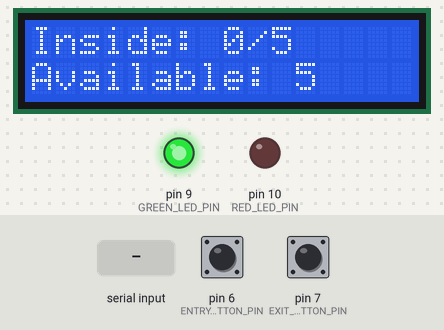
A sketch run on a simulated Arduino Uno, built with avr-gcc and run on an emulated ATmega328P. Parts: 16×2 character LCD, output pins drawn as LEDs (lit = HIGH). The test bench sets the inputs (shaded band); at power-on: pin 6 (ENTRY_BUTTON_PIN) HIGH, pin 7 (EXIT_BUTTON_PIN) HIGH. What the sketch prints to the serial monitor is not drawn.

Above: at 1.5 s.
1.6 s: pin 6 (ENTRY_BUTTON_PIN) pulled LOW for 0.15 s
At 2.5 s:
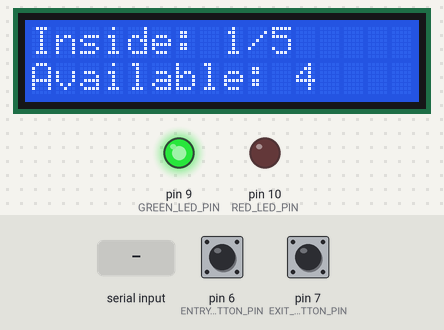
3.4 s: pin 6 (ENTRY_BUTTON_PIN) pulled LOW for 1 s
At 4.4 s:
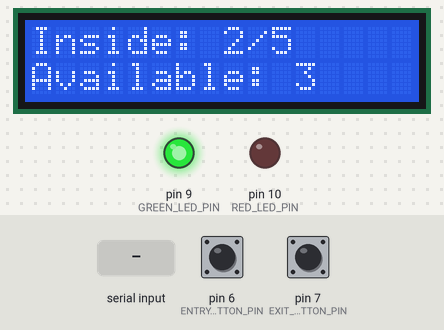
5.9 s: pin 7 (EXIT_BUTTON_PIN) pulled LOW for 0.15 s
At 7.3 s:
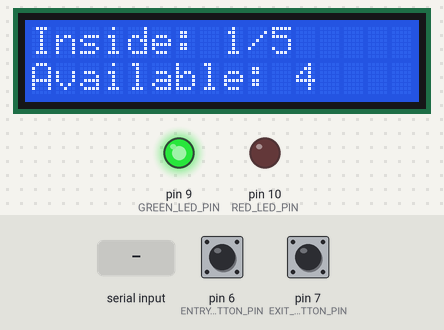
7.6 s: "r\n" received over Serial
At 8.7 s:
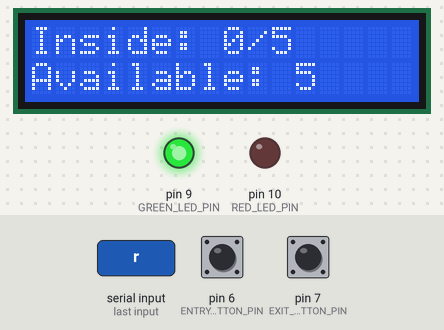
Timing chart, 0 to 10.6 s (numbered marks = the images above; inputs shaded):
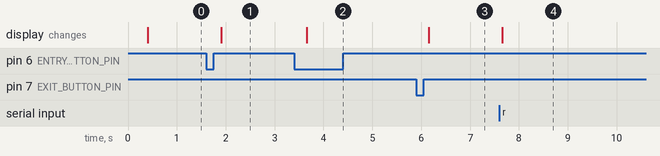

Measured:
- after the input at 1.6 s, the display: changes after 0.31 s (image 1)
- after the input at 3.4 s, the display: changes after 0.26 s (image 2)
- after the input at 5.9 s, the display: changes after 0.26 s (image 3)
- after the input at 7.6 s, the display: changes after 0.06 s (image 4)

The sketch:

occupancy_monitor.ino
```cpp
#include <Adafruit_LiquidCrystal.h>

#define ENTRY_BUTTON_PIN 6
#define EXIT_BUTTON_PIN 7
#define GREEN_LED_PIN 9
#define RED_LED_PIN 10
#define MAX_CAPACITY 5
#define DEBOUNCE_DELAY 50
#define LCD_UPDATE_INTERVAL 250
#define LCD_COLUMNS 16
#define LCD_ROWS 2
#define SERIAL_BAUD_RATE 9600
#define MESSAGE_LENGTH 64

struct OccupancyInfo {
    int current_count;
    int max_capacity;
    int total_entries;
    int total_exits;
    int rejected_entries;
    int rejected_exits;
    int peak_count;
};

struct Button {
    int pin;
    int last_reading;
    int stable_state;
    unsigned long last_change_time;
};

// 0 selects the LCD's default I2C address (0x20), which is the Tinkercad default
Adafruit_LiquidCrystal lcd(0);
struct OccupancyInfo *occupancy = NULL;
unsigned long last_lcd_update = 0;
struct Button entry_button = {ENTRY_BUTTON_PIN, HIGH, HIGH, 0};
struct Button exit_button = {EXIT_BUTTON_PIN, HIGH, HIGH, 0};

// Allocates a new occupancy record with every counter at zero. Returns NULL if memory ran out.
struct OccupancyInfo *create_occupancy_record(int max_capacity)
{
    struct OccupancyInfo *record = (struct OccupancyInfo *) calloc(1, sizeof(struct OccupancyInfo));

    if (record != NULL) {
        record->max_capacity = max_capacity;
    }
    return record;
}

// Returns how many more people are allowed in
int remaining_capacity(const struct OccupancyInfo *info)
{
    return info->max_capacity - info->current_count;
}

// Prints all counters to the Serial Monitor
void print_statistics(const struct OccupancyInfo *info)
{
    char message[MESSAGE_LENGTH];

    Serial.println("----- OCCUPANCY STATISTICS -----");
    snprintf(message, MESSAGE_LENGTH, "People inside     : %d / %d", info->current_count, info->max_capacity);
    Serial.println(message);
    snprintf(message, MESSAGE_LENGTH, "Places available  : %d", remaining_capacity(info));
    Serial.println(message);
    snprintf(message, MESSAGE_LENGTH, "Total entries     : %d", info->total_entries);
    Serial.println(message);
    snprintf(message, MESSAGE_LENGTH, "Total exits       : %d", info->total_exits);
    Serial.println(message);
    snprintf(message, MESSAGE_LENGTH, "Rejected entries  : %d", info->rejected_entries);
    Serial.println(message);
    snprintf(message, MESSAGE_LENGTH, "Rejected exits    : %d", info->rejected_exits);
    Serial.println(message);
    snprintf(message, MESSAGE_LENGTH, "Peak occupancy    : %d", info->peak_count);
    Serial.println(message);
    Serial.println("--------------------------------");
}

// Returns true once for each real press. A reading only counts after it stays the same
// for DEBOUNCE_DELAY milliseconds, because a pressed button bounces between HIGH and LOW.
bool button_was_pressed(struct Button *button)
{
    int reading = digitalRead(button->pin);
    bool pressed = false;

    if (reading != button->last_reading) {
        button->last_change_time = millis();
        button->last_reading = reading;
    }

    if (millis() - button->last_change_time >= DEBOUNCE_DELAY && reading != button->stable_state) {
        button->stable_state = reading;
        // With INPUT_PULLUP the pin reads LOW while the button is held down
        if (button->stable_state == LOW) {
            pressed = true;
        }
    }
    return pressed;
}

// Adds one person if there is room, otherwise rejects the entry
void record_entry(struct OccupancyInfo *info)
{
    char message[MESSAGE_LENGTH];

    if (info->current_count >= info->max_capacity) {
        info->rejected_entries++;
        snprintf(message, MESSAGE_LENGTH, "ERROR: entry rejected, the facility is full (%d / %d).",
                 info->current_count, info->max_capacity);
        Serial.println(message);
        return;
    }

    info->current_count++;
    info->total_entries++;
    if (info->current_count > info->peak_count) {
        info->peak_count = info->current_count;
    }

    snprintf(message, MESSAGE_LENGTH, "ENTRY: %d inside, %d place(s) left.", info->current_count,
             remaining_capacity(info));
    Serial.println(message);
    if (info->current_count == info->max_capacity) {
        Serial.println("WARNING: maximum capacity reached. New entries will be rejected.");
    }
}

// Removes one person if anyone is inside, otherwise rejects the exit
void record_exit(struct OccupancyInfo *info)
{
    char message[MESSAGE_LENGTH];

    if (info->current_count <= 0) {
        info->rejected_exits++;
        Serial.println("ERROR: exit rejected, nobody is inside.");
        return;
    }

    info->current_count--;
    info->total_exits++;
    snprintf(message, MESSAGE_LENGTH, "EXIT: %d inside, %d place(s) left.", info->current_count,
             remaining_capacity(info));
    Serial.println(message);
}

// Green means there is room, red means the facility is full
void update_leds(const struct OccupancyInfo *info)
{
    if (info->current_count >= info->max_capacity) {
        digitalWrite(GREEN_LED_PIN, LOW);
        digitalWrite(RED_LED_PIN, HIGH);
    } else {
        digitalWrite(GREEN_LED_PIN, HIGH);
        digitalWrite(RED_LED_PIN, LOW);
    }
}

// Writes one full LCD row. The text is padded with spaces so old characters are overwritten,
// which avoids the flicker that lcd.clear() causes on every refresh.
void print_lcd_row(int row, const char *text)
{
    char padded[LCD_COLUMNS + 1];

    snprintf(padded, LCD_COLUMNS + 1, "%-16s", text);
    lcd.setCursor(0, row);
    lcd.print(padded);
}

// Shows the number of people inside and the places left
void update_lcd(const struct OccupancyInfo *info)
{
    char line[LCD_COLUMNS + 1];

    snprintf(line, LCD_COLUMNS + 1, "Inside: %d/%d", info->current_count, info->max_capacity);
    print_lcd_row(0, line);

    if (remaining_capacity(info) == 0) {
        print_lcd_row(1, "FULL - No entry");
    } else {
        snprintf(line, LCD_COLUMNS + 1, "Available: %d", remaining_capacity(info));
        print_lcd_row(1, line);
    }
}

// Replaces the record with a fresh one. The new record is made first, so if memory runs out
// the old record is kept and nothing is lost.
void reset_occupancy(struct OccupancyInfo **info_pointer)
{
    struct OccupancyInfo *fresh_record = create_occupancy_record(MAX_CAPACITY);

    if (fresh_record == NULL) {
        Serial.println("ERROR: not enough memory to reset. The current counts are kept.");
        return;
    }

    free(*info_pointer);
    *info_pointer = fresh_record;
    Serial.println("System reset: all counts are back to zero.");
}

// Reacts to a command typed in the Serial Monitor: s = statistics, r = reset
void handle_serial_command(struct OccupancyInfo **info_pointer)
{
    char command = (char) Serial.read();
    char message[MESSAGE_LENGTH];

    // The Serial Monitor sends Enter as '\n' or '\r', which are not commands
    if (command == '\n' || command == '\r') {
        return;
    }

    if (command == 's' || command == 'S') {
        print_statistics(*info_pointer);
    } else if (command == 'r' || command == 'R') {
        reset_occupancy(info_pointer);
        update_leds(*info_pointer);
    } else {
        snprintf(message, MESSAGE_LENGTH, "ERROR: unknown command '%c'. Use s or r.", command);
        Serial.println(message);
    }
}

void setup()
{
    Serial.begin(SERIAL_BAUD_RATE);
    pinMode(ENTRY_BUTTON_PIN, INPUT_PULLUP);
    pinMode(EXIT_BUTTON_PIN, INPUT_PULLUP);
    pinMode(GREEN_LED_PIN, OUTPUT);
    pinMode(RED_LED_PIN, OUTPUT);
    lcd.begin(LCD_COLUMNS, LCD_ROWS);
    lcd.setBacklight(1);

    occupancy = create_occupancy_record(MAX_CAPACITY);
    if (occupancy == NULL) {
        Serial.println("ERROR: not enough memory for the occupancy record. System stopped.");
        digitalWrite(RED_LED_PIN, HIGH);
        print_lcd_row(0, "Memory error");
        print_lcd_row(1, "System stopped");
        return;
    }

    Serial.println("Smart Occupancy Monitoring System started.");
    Serial.println("Serial commands: s = show statistics, r = reset counts");
    print_statistics(occupancy);
    update_leds(occupancy);
    update_lcd(occupancy);
}

void loop()
{
    // Without a record there is nothing safe to do, so the system stays stopped
    if (occupancy == NULL) {
        return;
    }

    if (button_was_pressed(&entry_button)) {
        record_entry(occupancy);
        update_leds(occupancy);
    }
    if (button_was_pressed(&exit_button)) {
        record_exit(occupancy);
        update_leds(occupancy);
    }

    if (Serial.available() > 0) {
        handle_serial_command(&occupancy);
    }

    // millis() keeps the LCD refreshing without delay(), so button presses are never missed
    if (millis() - last_lcd_update >= LCD_UPDATE_INTERVAL) {
        last_lcd_update = millis();
        update_lcd(occupancy);
    }
}
```
